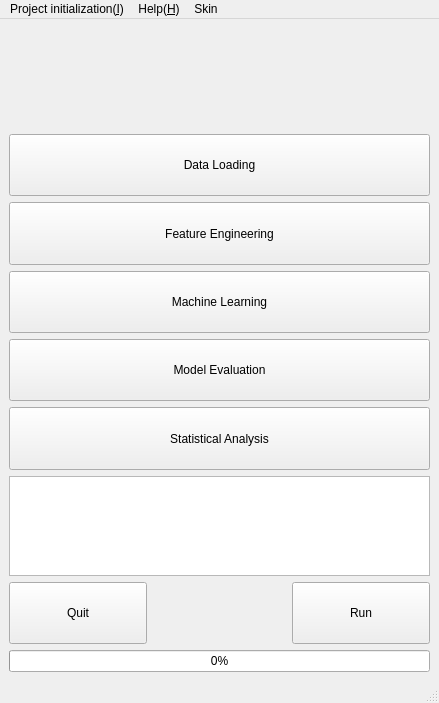
<?xml version="1.0" encoding="UTF-8"?>
<ui version="4.0">
 <class>MainWindow</class>
 <widget class="QMainWindow" name="MainWindow">
  <property name="geometry">
   <rect>
    <x>0</x>
    <y>0</y>
    <width>439</width>
    <height>703</height>
   </rect>
  </property>
  <property name="sizePolicy">
   <sizepolicy hsizetype="Expanding" vsizetype="Expanding">
    <horstretch>0</horstretch>
    <verstretch>0</verstretch>
   </sizepolicy>
  </property>
  <property name="minimumSize">
   <size>
    <width>300</width>
    <height>400</height>
   </size>
  </property>
  <property name="maximumSize">
   <size>
    <width>100000</width>
    <height>100000</height>
   </size>
  </property>
  <property name="mouseTracking">
   <bool>false</bool>
  </property>
  <property name="windowTitle">
   <string>MainWindow</string>
  </property>
  <widget class="QWidget" name="centralwidget">
   <property name="sizePolicy">
    <sizepolicy hsizetype="Expanding" vsizetype="Expanding">
     <horstretch>0</horstretch>
     <verstretch>100</verstretch>
    </sizepolicy>
   </property>
   <property name="acceptDrops">
    <bool>false</bool>
   </property>
   <property name="autoFillBackground">
    <bool>false</bool>
   </property>
   <layout class="QGridLayout" name="gridLayout">
    <item row="7" column="0">
     <layout class="QHBoxLayout" name="save_load">
      <item>
       <widget class="QPushButton" name="quit">
        <property name="sizePolicy">
         <sizepolicy hsizetype="Expanding" vsizetype="Expanding">
          <horstretch>0</horstretch>
          <verstretch>0</verstretch>
         </sizepolicy>
        </property>
        <property name="text">
         <string>Quit</string>
        </property>
       </widget>
      </item>
      <item>
       <spacer name="horizontalSpacer">
        <property name="orientation">
         <enum>Qt::Horizontal</enum>
        </property>
        <property name="sizeHint" stdset="0">
         <size>
          <width>40</width>
          <height>20</height>
         </size>
        </property>
       </spacer>
      </item>
      <item>
       <widget class="QPushButton" name="run">
        <property name="sizePolicy">
         <sizepolicy hsizetype="Expanding" vsizetype="Expanding">
          <horstretch>0</horstretch>
          <verstretch>0</verstretch>
         </sizepolicy>
        </property>
        <property name="text">
         <string>Run</string>
        </property>
        <property name="iconSize">
         <size>
          <width>30</width>
          <height>30</height>
         </size>
        </property>
       </widget>
      </item>
     </layout>
    </item>
    <item row="2" column="0">
     <widget class="QPushButton" name="feature_engineering">
      <property name="sizePolicy">
       <sizepolicy hsizetype="Expanding" vsizetype="Expanding">
        <horstretch>0</horstretch>
        <verstretch>0</verstretch>
       </sizepolicy>
      </property>
      <property name="text">
       <string>Feature Engineering</string>
      </property>
      <property name="iconSize">
       <size>
        <width>30</width>
        <height>30</height>
       </size>
      </property>
     </widget>
    </item>
    <item row="3" column="0">
     <widget class="QPushButton" name="machine_learning">
      <property name="sizePolicy">
       <sizepolicy hsizetype="Expanding" vsizetype="Expanding">
        <horstretch>0</horstretch>
        <verstretch>0</verstretch>
       </sizepolicy>
      </property>
      <property name="text">
       <string>Machine Learning</string>
      </property>
      <property name="iconSize">
       <size>
        <width>30</width>
        <height>30</height>
       </size>
      </property>
     </widget>
    </item>
    <item row="1" column="0">
     <widget class="QPushButton" name="data_loading">
      <property name="sizePolicy">
       <sizepolicy hsizetype="Expanding" vsizetype="Expanding">
        <horstretch>0</horstretch>
        <verstretch>0</verstretch>
       </sizepolicy>
      </property>
      <property name="styleSheet">
       <string notr="true"/>
      </property>
      <property name="text">
       <string>Data Loading</string>
      </property>
      <property name="iconSize">
       <size>
        <width>30</width>
        <height>30</height>
       </size>
      </property>
     </widget>
    </item>
    <item row="6" column="0">
     <widget class="QTextBrowser" name="textBrowser">
      <property name="minimumSize">
       <size>
        <width>0</width>
        <height>20</height>
       </size>
      </property>
      <property name="maximumSize">
       <size>
        <width>10000000</width>
        <height>100</height>
       </size>
      </property>
      <property name="midLineWidth">
       <number>30</number>
      </property>
     </widget>
    </item>
    <item row="5" column="0">
     <widget class="QPushButton" name="statistical_analysis">
      <property name="sizePolicy">
       <sizepolicy hsizetype="Expanding" vsizetype="Expanding">
        <horstretch>0</horstretch>
        <verstretch>0</verstretch>
       </sizepolicy>
      </property>
      <property name="text">
       <string>Statistical Analysis</string>
      </property>
      <property name="iconSize">
       <size>
        <width>30</width>
        <height>30</height>
       </size>
      </property>
     </widget>
    </item>
    <item row="8" column="0">
     <widget class="QProgressBar" name="progressBar">
      <property name="value">
       <number>0</number>
      </property>
     </widget>
    </item>
    <item row="4" column="0">
     <widget class="QPushButton" name="model_evaluation">
      <property name="sizePolicy">
       <sizepolicy hsizetype="Expanding" vsizetype="Expanding">
        <horstretch>0</horstretch>
        <verstretch>0</verstretch>
       </sizepolicy>
      </property>
      <property name="text">
       <string>Model Evaluation</string>
      </property>
     </widget>
    </item>
    <item row="0" column="0">
     <widget class="QLabel" name="logo">
      <property name="minimumSize">
       <size>
        <width>0</width>
        <height>100</height>
       </size>
      </property>
      <property name="text">
       <string/>
      </property>
     </widget>
    </item>
   </layout>
  </widget>
  <widget class="QStatusBar" name="statusbar"/>
  <widget class="QMenuBar" name="menubar">
   <property name="geometry">
    <rect>
     <x>0</x>
     <y>0</y>
     <width>439</width>
     <height>26</height>
    </rect>
   </property>
   <widget class="QMenu" name="menueasylearn">
    <property name="title">
     <string>Project initialization(&amp;I)</string>
    </property>
    <addaction name="separator"/>
    <addaction name="select_working_directory"/>
    <addaction name="create_configuration_file"/>
    <addaction name="choose_configuration_file"/>
   </widget>
   <widget class="QMenu" name="menuHelp_H">
    <property name="title">
     <string>Help(&amp;H)</string>
    </property>
   </widget>
   <widget class="QMenu" name="menuSkin">
    <property name="title">
     <string>Skin</string>
    </property>
    <addaction name="actionDark"/>
    <addaction name="actionBlack"/>
    <addaction name="actionDarkOrange"/>
    <addaction name="actionGray"/>
    <addaction name="actionBlue"/>
    <addaction name="actionNavy"/>
    <addaction name="actionClassic"/>
    <addaction name="actionLight"/>
   </widget>
   <addaction name="menueasylearn"/>
   <addaction name="menuHelp_H"/>
   <addaction name="menuSkin"/>
  </widget>
  <action name="current_working_directory">
   <property name="text">
    <string>Current working directory</string>
   </property>
  </action>
  <action name="select_working_directory">
   <property name="text">
    <string>Select working directory</string>
   </property>
  </action>
  <action name="create_configuration_file">
   <property name="text">
    <string>Create configuration file</string>
   </property>
  </action>
  <action name="choose_configuration_file">
   <property name="text">
    <string>Load configuration file</string>
   </property>
  </action>
  <action name="actionDark">
   <property name="text">
    <string>Dark</string>
   </property>
  </action>
  <action name="actionBlack">
   <property name="text">
    <string>Black</string>
   </property>
  </action>
  <action name="actionDarkOrange">
   <property name="text">
    <string>DarkOrange</string>
   </property>
  </action>
  <action name="actionGray">
   <property name="text">
    <string>Gray</string>
   </property>
  </action>
  <action name="actionBlue">
   <property name="text">
    <string>Blue</string>
   </property>
  </action>
  <action name="actionNavy">
   <property name="text">
    <string>Navy</string>
   </property>
  </action>
  <action name="actionClassic">
   <property name="text">
    <string>Classic</string>
   </property>
  </action>
  <action name="actionLight">
   <property name="text">
    <string>Light</string>
   </property>
  </action>
 </widget>
 <resources/>
 <connections/>
 <slots>
  <slot>smy_quit()</slot>
 </slots>
</ui>
